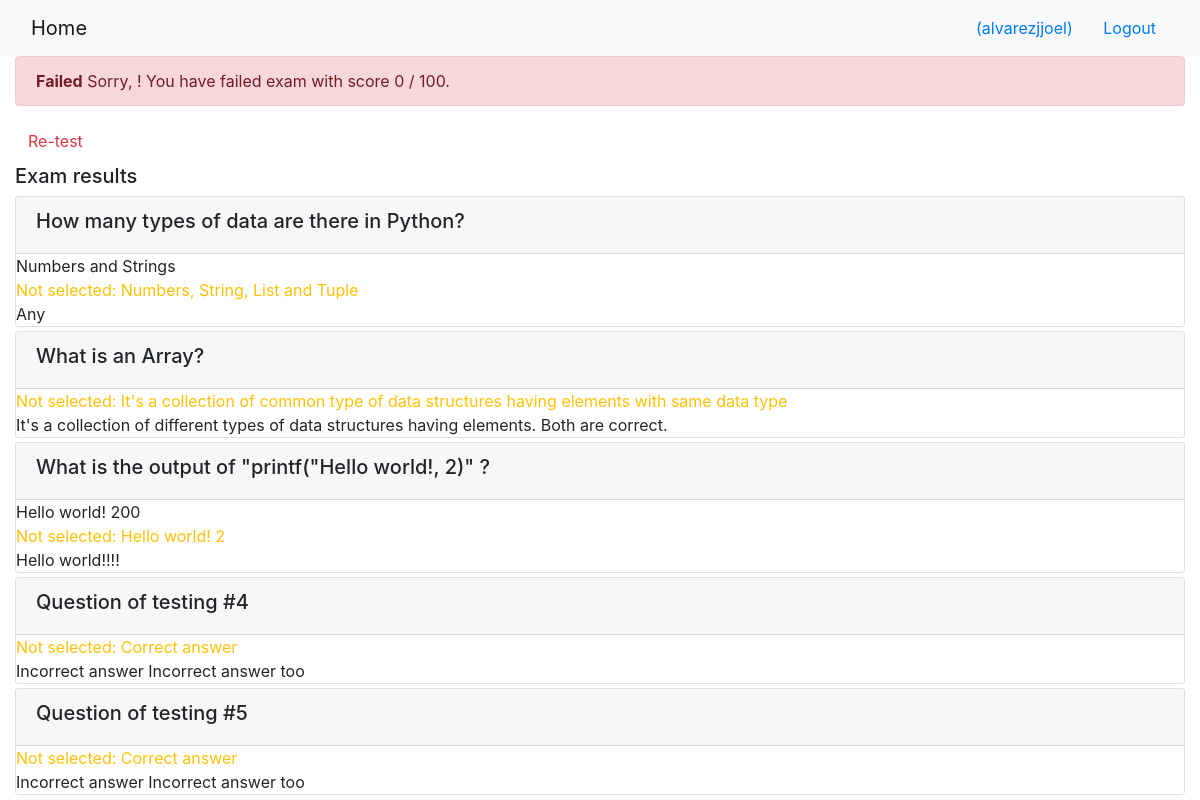
Screenshot of /onlinecourse/1/show_exam_result/1 (signed in) with the database file from the repository.
### onlinecourse/models.py (models this page shows, shortened)
class Question(models.Model):
    course = models.ForeignKey(Course, on_delete=models.CASCADE)
    text = models.TextField()
    grade = models.IntegerField(default=1)

class Choice(models.Model):
    question = models.ForeignKey(Question, on_delete=models.CASCADE)
    content = models.TextField()
    correct = models.BooleanField()

### onlinecourse/views.py (the view)
# urls.py: path('<int:course_id>/show_exam_result/<int:submission_id>', views.show_exam_result, name='show_exam_result'),
def show_exam_result(request, course_id, submission_id):
    course = Course.objects.get(id=course_id)
    submission = Submission.objects.get(id=submission_id)
    selected_ids = []
    selected_count = 0
    for choice in submission.chocies.all():
        selected_ids.append(choice.id)
        if choice.correct:
            selected_count += choice.question.grade
    complete_count = 0
    for question in course.question_set.all():
        for choice in question.choice_set.all():
            if choice.correct:
                complete_count += choice.question.grade
    context = {}
    context['course'] = course
    context['selected_ids'] = selected_ids
    context['grade'] = int(100.0 * selected_count / complete_count)
    return render(request, 'onlinecourse/exam_result_bootstrap.html', context)

### onlinecourse/templates/onlinecourse/exam_result_bootstrap.html (shortened to what this page needs)
<!DOCTYPE html>
<html lang="en">
<head>
    {% load static %}
    <link rel="stylesheet" href="https://maxcdn.bootstrapcdn.com/bootstrap/4.5.2/css/bootstrap.min.css">
</head>
<body>
 <nav class="navbar navbar-light bg-light">
    <div class="container-fluid">
        <div class="navbar-header">
              <a class="navbar-brand" href="{% url 'onlinecourse:index' %}">Home</a>
        </div>
        <ul class="nav navbar-nav navbar-right">
            {% if user.is_authenticated %}
            <li>
                <a class="btn btn-link" href="#">{{ user.first_name }}({{ user.username }})</a>
                <a class="btn btn-link" href="{% url 'onlinecourse:logout' %}">Logout</a>
            </li>
            {% endif %}
        </ul>
    </div>
</nav>
<div class="container-fluid">
    {% if grade > 80 %}
    <div class="alert alert-success">
        <strong>Congratulations, {{ user.first_name }}!</strong> You have passed the exam and completed the course with score {{ grade }} / 100.
    </div>
        {% else %}
        <div class="alert alert-danger">
            <strong>Failed</strong> Sorry, {{ user.first_name }}! You have failed exam with score {{ grade }} / 100.
        </div>
        <a class="btn btn-link text-danger" href="{% url 'onlinecourse:course_details' course.id %}">Re-test</a>
        {% endif %}
        <div class="card-columns-vertical mt-1">
        <h5 class="">Exam results</h5>
            {% for question in course.question_set.all %}
                <div class="card mt-1">
                    <div class="card-header"><h5>{{ question.text}}</h5></div>
                    {% for choice in question.choice_set.all %}
                        {% if choice.correct and choice.id in selected_ids %}
                            <span class="text-success">Correct answer: {{ choice.content }}</span>
                        {% else %}
                            {% if not choice.correct and choice.id in selected_ids %}
                                <span class="text-danger">Should not be selected: {{ choice.content }}</span>
                            {% else %}
                                {% if choice.correct %}
                                    <span class="text-warning">Not selected: {{ choice.content }}</span>
                                {% else %}
                                    {{ choice.content }}
                                {% endif %}
                            {% endif %}
                        {% endif %}
                    {% endfor %}
                </div>
            {% endfor %}
        </div>
    </div>
</body>
</html>

### rows the page displays
Question: text "How many types of data are there in Python?"
Choice: content "Numbers and Strings"
Choice: content "Numbers, String, List and Tuple"
Choice: content "Any"
Question: text "What is an Array?"
Choice: content "It's a collection of common type of data structures having elements with same data type"
Choice: content "It's a collection of different types of data structures having elements."
Choice: content "Both are correct."
Question: text "What is the output of \"printf(\"Hello world!, 2)\" ?"
Choice: content "Hello world! 200"
Choice: content "Hello world! 2"
Choice: content "Hello world!!!!"
Question: text "Question of testing #4"
Choice: content "Correct answer"
Choice: content "Incorrect answer"
Choice: content "Incorrect answer too"
Question: text "Question of testing #5"
Choice: content "Correct answer"
Choice: content "Incorrect answer"
Choice: content "Incorrect answer too"

### other values shown
{{ user.username }} "alvarezjjoel"
{{ grade }} "0"
